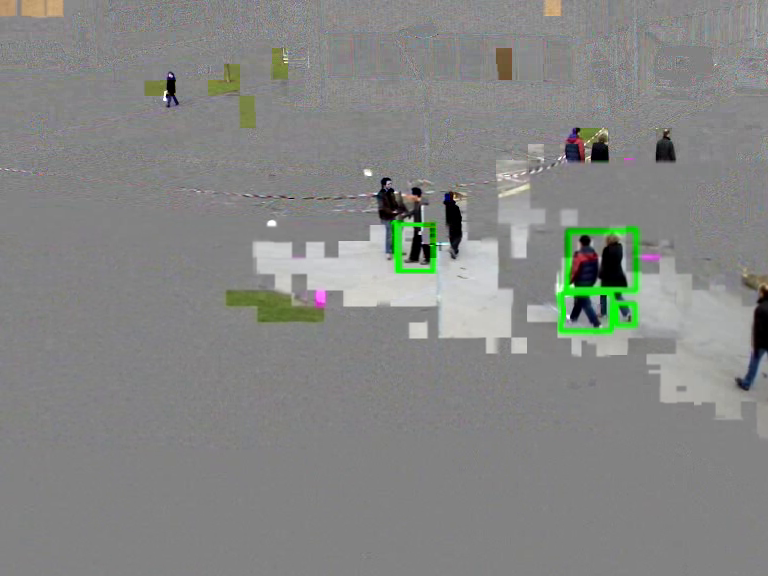
#> input picture frame 4 of Assignment_5/Obj_detect.avi, 768 x 576 px, given in place of vtest.avi, which was not available
$ jupyter execute --allow-errors cv_a5_colab.ipynb   (shell and % lines are left out)   (text cells are left out)
#> lines starting #> are read from the running program, lines starting #| are printed output that depends on the picture; pictures that were not available may be replaced by others from this repository, and a replacement may not be noted
#> further down, frame1 is the input picture: shape (576, 768, 3); mean B, G, R 132.3, 134.5, 133.1
#> `prvs = cv2.cvtColor(frame1, cv2.COLOR_BGR2GRAY)`:
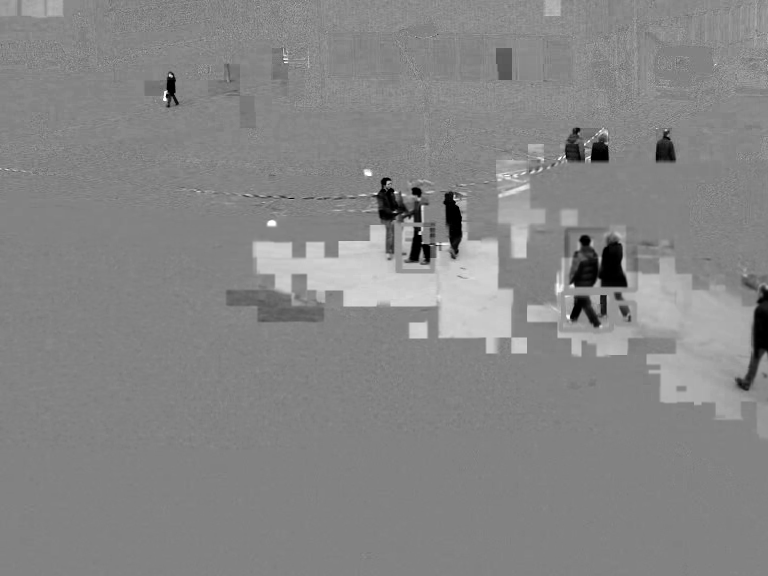
#> prvs: shape (576, 768); min 0, max 255, mean 133.8
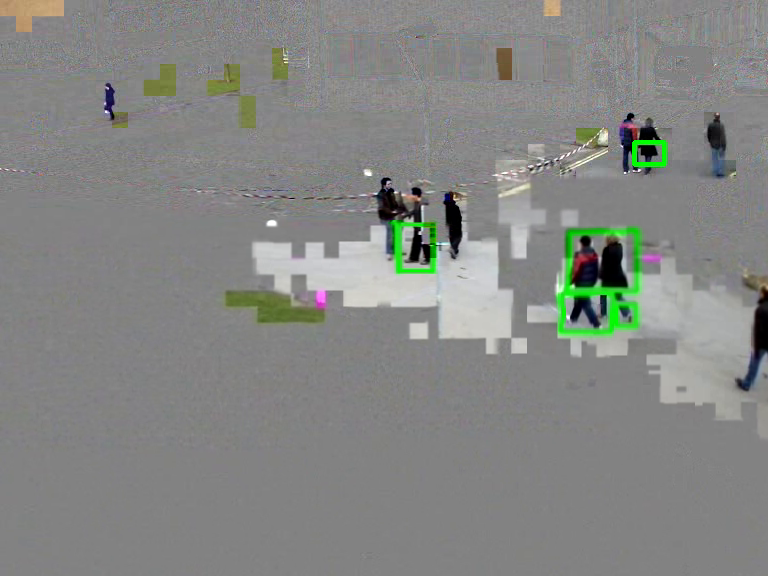
#> input picture frame 5 of Assignment_5/Obj_detect.avi, 768 x 576 px, given in place of vtest.avi, which was not available
#> further down, frame2 is the input picture: shape (576, 768, 3); mean B, G, R 131.6, 134.3, 132.6
[cell 1]
import numpy as np
from scipy import signal
from matplotlib import pyplot as plt
#from pylab import *
import cv2
import random


def optical_flow(I1g, I2g, window_size=2, tau=1e-2):

    #--- Define kernel to find derivatives in x,y,t-directions ---#
#> called with window_size = 24, tau = 0.01
    kernel_x = np.array([[-1., 1.], [-1., 1.]])
    kernel_y = np.array([[-1., -1.], [1., 1.]])
    kernel_t = np.array([[1., 1.], [1., 1.]])#*.25
    #--- Window size over which optical flow is computed ---#
    w = int(window_size/2) # window_size is odd, all the pixels with offset in between [-w, w] are inside the window
    I1 = np.array(I1g)
    I2 = np.array(I2g)
    S = np.shape(I1)
#> S = (576, 768)
    #--- Normalize image pixels ---#
    I1g = I1g / 255.
    I2g = I2g / 255.
    #--- Lucas Kanade implementation ---#
    #--- For each point, calculate the derivative I_x, I_y, I_t ---#
    mode = 'same'
    fx = signal.convolve2d(I1g, kernel_x, boundary='symm', mode=mode)
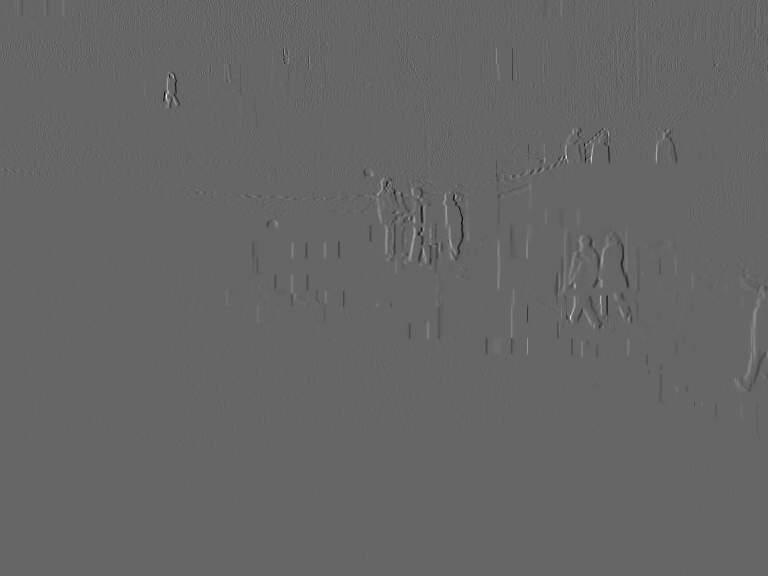
#> fx: shape (576, 768) float64; min -1.15, max 1.72, mean 9.93e-05; drawn with min black and max white
    fy = signal.convolve2d(I1g, kernel_y, boundary='symm', mode=mode)
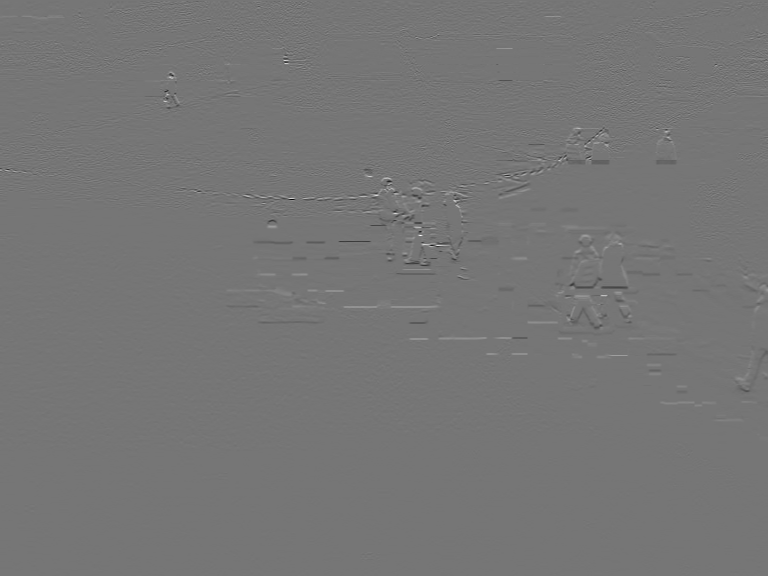
#> fy: shape (576, 768) float64; min -1.29, max 1.5, mean 0.000124; drawn with min black and max white
    ft = signal.convolve2d(I2g, kernel_t, boundary='symm', mode=mode) + \
         signal.convolve2d(I1g, -kernel_t, boundary='symm', mode=mode)

    #--- Velocity u and v ---#
    u = np.zeros(I1g.shape)
    v = np.zeros(I1g.shape)
    # within window window_size * window_size
    for i in range(w, I1g.shape[0]-w):
        for j in range(w, I1g.shape[1]-w):
            Ix = fx[i-w:i+w+1, j-w:j+w+1].flatten()
            Iy = fy[i-w:i+w+1, j-w:j+w+1].flatten()
            It = ft[i-w:i+w+1, j-w:j+w+1].flatten()
            A = [ [ np.sum(Ix*Ix),np.sum(Ix*Iy)], [np.sum(Iy*Ix), np.sum(Iy*Iy)] ]
            A = np.array(A)

            b = [-np.sum(Ix*It), -np.sum(Iy*It)]
            b = np.array(b)
            #--- To calculate A_inv*b, find A_inv using SVD decomposition ---#
            #--- If threshold τ is larger than the smallest eigenvalue of A'A:
            U,D,V_T = np.linalg.svd(A.T.dot(A))
            if np.min(D) < tau:
                u[i,j]=0
                v[i,j]=0

            else:
                try:
                    nu = np.linalg.inv(A).dot(b)
                    u[i,j]=nu[0]
                    v[i,j]=nu[1]
                except Exception as e:
                    print(A,D,e)
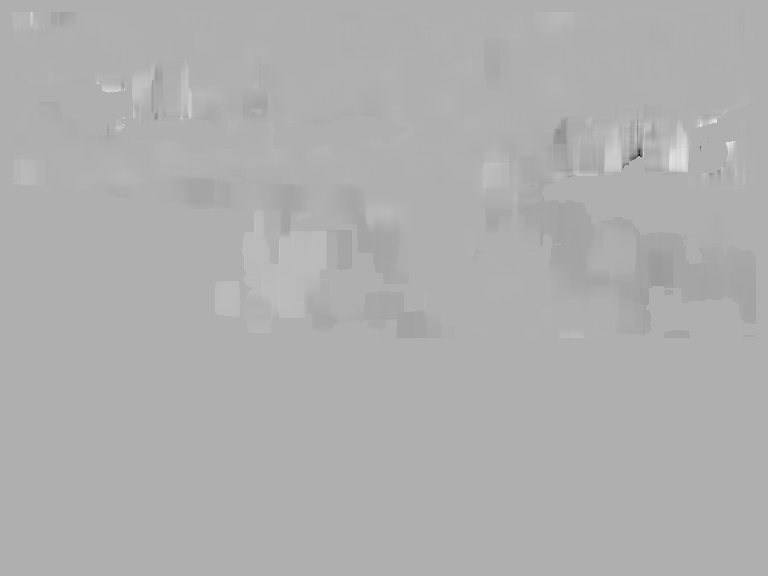
#> u: shape (576, 768) float64; min -12.97, max 5.85, mean -0.0196; drawn with min black and max white

    return np.dstack((u, v))

#--- Function to draw optical flow ---#
def draw_flow(img, img_gray, flow):
    x = np.arange(0, img_gray.shape[1], 1)
    y = np.arange(0, img_gray.shape[0], 1)
    x, y = np.meshgrid(x, y)
    fig, (ax1, ax2) = plt.subplots(1, 2, figsize=(10,5))

    ax1.imshow(img_gray, cmap='gray', interpolation='bicubic')
    ax1.axis('off')
    ax1.axes.get_xaxis().set_visible(False)
    ax1.axes.get_yaxis().set_visible(False)
    step = img_gray.shape[0] / 20
    step = int(step)
    ax1.quiver(x[::step, ::step], y[::step, ::step],flow[::step, ::step, 0], flow[::step, ::step, 1],
               color='r', pivot='middle', headwidth=1, headlength=5)

    hsv = np.zeros_like(img)
    hsv[..., 1] = 255

    mag, ang = cv2.cartToPolar(flow[..., 0], flow[..., 1])

    hsv[..., 0] = ang * 180 / np.pi / 2
    hsv[..., 2] = cv2.normalize(mag, None, 0, 255, cv2.NORM_MINMAX)
    rgb = cv2.cvtColor(hsv, cv2.COLOR_HSV2BGR)

    ax2.axis("off")
    ax2.imshow(cv2.cvtColor(rgb, cv2.COLOR_BGR2RGB))
    ax2.axis("off")
    prvs = next

[cell 2]
base_path = './dataset/eval-gray-twoframes/eval-data-gray/'
image_pairs = ['Basketball/', 'Dumptruck/', 'Evergreen/', 'Mequon/', 'Teddy/' ]
#> (the rest of this cell did not finish here and is left out)

[cell 3]
cap = cv2.VideoCapture("vtest.avi")
ret, frame1 = cap.read()
if frame1 is None:
    print(ret)
prvs = cv2.cvtColor(frame1, cv2.COLOR_BGR2GRAY)
hsv = np.zeros_like(frame1)
hsv[..., 1] = 255
count = -1
out = cv2.VideoWriter('output.avi',cv2.VideoWriter_fourcc(*'DIVX'), 20.0, (int(cap.get(cv2.CAP_PROP_FRAME_WIDTH)), int(cap.get(cv2.CAP_PROP_FRAME_HEIGHT))))
while True:
    ret, frame2 = cap.read()
    count += 1
    if count % 200 != 0:
        continue
    if ret is False:
        break
    next = cv2.cvtColor(frame2, cv2.COLOR_BGR2GRAY)

    flow = optical_flow(prvs, next, 24)

    mag, ang = cv2.cartToPolar(flow[..., 0], flow[..., 1])
    hsv[..., 0] = ang * 180 / np.pi / 2
    hsv[..., 2] = cv2.normalize(mag, None, 0, 255, cv2.NORM_MINMAX)
    rgb = cv2.cvtColor(hsv, cv2.COLOR_HSV2BGR)
    #out.write(rgb)
    plt.subplot(1, 2, 1)
    plt.imshow(cv2.cvtColor(frame2, cv2.COLOR_BGR2RGB))
    plt.axis("off")
    plt.subplot(1, 2, 2)
    plt.imshow(cv2.cvtColor(rgb, cv2.COLOR_BGR2RGB))
    plt.axis("off")
    plt.show()
    prvs = next

cap.release()
cv2.destroyAllWindows()
